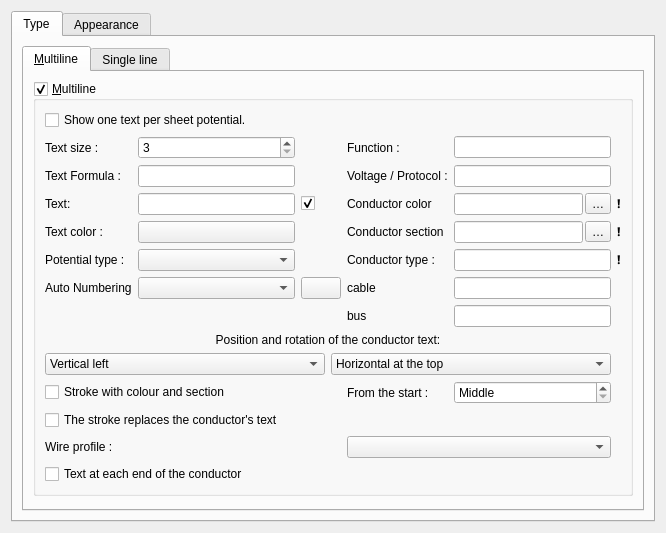
<?xml version="1.0" encoding="UTF-8"?>
<ui version="4.0">
 <class>ConductorPropertiesWidget</class>
 <widget class="QWidget" name="ConductorPropertiesWidget">
  <property name="geometry">
   <rect>
    <x>0</x>
    <y>0</y>
    <width>666</width>
    <height>418</height>
   </rect>
  </property>
  <property name="windowTitle">
   <string>Form</string>
  </property>
  <layout class="QGridLayout" name="gridLayout_9">
   <item row="0" column="0">
    <widget class="QTabWidget" name="tabWidget">
     <property name="currentIndex">
      <number>0</number>
     </property>
     <widget class="QWidget" name="type">
      <attribute name="title">
       <string>Type</string>
      </attribute>
      <layout class="QGridLayout" name="gridLayout_8">
       <item row="0" column="0">
        <widget class="QTabWidget" name="tabWidget_2">
         <property name="currentIndex">
          <number>0</number>
         </property>
         <widget class="QWidget" name="Multifilaire">
          <attribute name="title">
           <string>&amp;Multiline</string>
          </attribute>
          <layout class="QGridLayout" name="gridLayout_7">
           <item row="0" column="0">
            <widget class="QGroupBox" name="m_multiwires_gb">
             <property name="minimumSize">
              <size>
               <width>600</width>
               <height>0</height>
              </size>
             </property>
             <property name="title">
              <string>&amp;Multiline</string>
             </property>
             <property name="checkable">
              <bool>true</bool>
             </property>
             <property name="checked">
              <bool>true</bool>
             </property>
             <layout class="QGridLayout" name="gridLayout_3">
              <item row="5" column="0">
               <widget class="QLabel" name="m_potential_type_label">
                <property name="text">
                 <string>Potential type :</string>
                </property>
               </widget>
              </item>
              <item row="5" column="1">
               <widget class="QComboBox" name="m_potential_type_cb"/>
              </item>
              <item row="4" column="0">
               <widget class="QLabel" name="label_14">
                <property name="text">
                 <string>Text color :</string>
                </property>
               </widget>
              </item>
              <item row="3" column="3">
               <widget class="QLabel" name="label_4">
                <property name="text">
                 <string>Conductor color</string>
                </property>
               </widget>
              </item>
              <item row="6" column="1">
               <widget class="QComboBox" name="m_available_autonum_cb"/>
              </item>
              <item row="3" column="1">
               <widget class="QLineEdit" name="m_text_le">
                <property name="toolTip">
                 <string>Text</string>
                </property>
                <property name="clearButtonEnabled">
                 <bool>true</bool>
                </property>
               </widget>
              </item>
              <item row="2" column="3">
               <widget class="QLabel" name="label_9">
                <property name="text">
                 <string>Voltage / Protocol :</string>
                </property>
               </widget>
              </item>
              <item row="6" column="0">
               <widget class="QLabel" name="m_autonum_label">
                <property name="text">
                 <string>Auto Numbering</string>
                </property>
               </widget>
              </item>
              <item row="4" column="1">
               <widget class="KColorButton" name="m_text_color_kpb"/>
              </item>
              <item row="1" column="1">
               <widget class="QSpinBox" name="m_text_size_sb">
                <property name="toolTip">
                 <string>Text size</string>
                </property>
                <property name="wrapping">
                 <bool>false</bool>
                </property>
                <property name="buttonSymbols">
                 <enum>QAbstractSpinBox::UpDownArrows</enum>
                </property>
                <property name="prefix">
                 <string/>
                </property>
                <property name="minimum">
                 <number>3</number>
                </property>
                <property name="maximum">
                 <number>99</number>
                </property>
               </widget>
              </item>
              <item row="2" column="4">
               <widget class="QLineEdit" name="m_tension_protocol_le">
                <property name="clearButtonEnabled">
                 <bool>true</bool>
                </property>
               </widget>
              </item>
              <item row="4" column="3">
               <widget class="QLabel" name="label_5">
                <property name="text">
                 <string>Conductor section</string>
                </property>
               </widget>
              </item>
              <item row="5" column="3">
               <widget class="QLabel" name="m_conductor_type_label">
                <property name="text">
                 <string>Conductor type :</string>
                </property>
               </widget>
              </item>
              <item row="5" column="4">
               <widget class="QLineEdit" name="m_conductor_type_le"/>
              </item>
              <item row="3" column="5">
               <widget class="QLabel" name="m_wire_color_locked_info">
                <property name="text">
                 <string>❗</string>
                </property>
                <property name="visible">
                 <bool>false</bool>
                </property>
               </widget>
              </item>
              <item row="4" column="5">
               <widget class="QLabel" name="m_wire_section_locked_info">
                <property name="text">
                 <string>❗</string>
                </property>
                <property name="visible">
                 <bool>false</bool>
                </property>
               </widget>
              </item>
              <item row="5" column="5">
               <widget class="QLabel" name="m_conductor_type_locked_info">
                <property name="text">
                 <string>❗</string>
                </property>
                <property name="visible">
                 <bool>false</bool>
                </property>
               </widget>
              </item>
              <item row="3" column="2">
               <widget class="QCheckBox" name="m_show_text_cb">
                <property name="toolTip">
                 <string>Visible text</string>
                </property>
                <property name="text">
                 <string/>
                </property>
                <property name="checked">
                 <bool>true</bool>
                </property>
               </widget>
              </item>
              <item row="0" column="0" colspan="3">
               <widget class="QCheckBox" name="m_one_text_per_folio_cb">
                <property name="toolTip">
                 <string>Activate the option text by potential</string>
                </property>
                <property name="text">
                 <string>Show one text per sheet potential. </string>
                </property>
               </widget>
              </item>
              <item row="1" column="3">
               <widget class="QLabel" name="label_8">
                <property name="text">
                 <string>Function :</string>
                </property>
               </widget>
              </item>
              <item row="11" column="0" colspan="3">
               <widget class="QLabel" name="m_wire_profile_label">
                <property name="text">
                 <string>Wire profile :</string>
                </property>
               </widget>
              </item>
              <item row="11" column="3" colspan="2">
               <widget class="QComboBox" name="m_wire_profile_cb">
                <property name="toolTip">
                 <string>A standard wire of the project: it gives the colour and the section, and follows when the profile is changed.</string>
                </property>
               </widget>
              </item>
              <item row="12" column="0" colspan="5">
               <widget class="QCheckBox" name="m_end_labels_cb">
                <property name="toolTip">
                 <string>The conductor's text is also written at each end of the conductor, along its direction.</string>
                </property>
                <property name="text">
                 <string>Text at each end of the conductor</string>
                </property>
               </widget>
              </item>
              <item row="9" column="0" colspan="3">
               <widget class="QCheckBox" name="m_definition_mark_cb">
                <property name="toolTip">
                 <string>A slanted stroke across the conductor, with its colour above and its section below. Drag it along the conductor to move it.</string>
                </property>
                <property name="text">
                 <string>Stroke with colour and section</string>
                </property>
               </widget>
              </item>
              <item row="9" column="3">
               <widget class="QLabel" name="m_definition_mark_at_label">
                <property name="text">
                 <string>From the start :</string>
                </property>
               </widget>
              </item>
              <item row="9" column="4">
               <widget class="QSpinBox" name="m_definition_mark_at_sb">
                <property name="toolTip">
                 <string>Where the stroke stands, as a share of the conductor's length from its start. "Middle": the middle of its longest stretch.</string>
                </property>
                <property name="specialValueText">
                 <string>Middle</string>
                </property>
                <property name="suffix">
                 <string> %</string>
                </property>
                <property name="minimum">
                 <number>-1</number>
                </property>
                <property name="maximum">
                 <number>100</number>
                </property>
                <property name="singleStep">
                 <number>5</number>
                </property>
                <property name="value">
                 <number>-1</number>
                </property>
               </widget>
              </item>
              <item row="10" column="0" colspan="5">
               <widget class="QCheckBox" name="m_definition_mark_hides_text_cb">
                <property name="toolTip">
                 <string>With the stroke shown, the conductor's own text is hidden: the stroke already gives the colour and the section.</string>
                </property>
                <property name="text">
                 <string>The stroke replaces the conductor's text</string>
                </property>
               </widget>
              </item>
              <item row="8" column="0" colspan="5">
               <layout class="QGridLayout" name="m_text_angle_gl">
                <item row="1" column="0">
                 <widget class="QComboBox" name="m_verti_cb">
                  <item>
                   <property name="text">
                    <string>Vertical left</string>
                   </property>
                  </item>
                  <item>
                   <property name="text">
                    <string>Vertical right</string>
                   </property>
                  </item>
                 </widget>
                </item>
                <item row="0" column="0" colspan="2">
                 <widget class="QLabel" name="label_3">
                  <property name="text">
                   <string>Position and rotation of the conductor text:</string>
                  </property>
                  <property name="alignment">
                   <set>Qt::AlignHCenter|Qt::AlignTop</set>
                  </property>
                 </widget>
                </item>
                <item row="1" column="1">
                 <widget class="QComboBox" name="m_horiz_cb">
                  <item>
                   <property name="text">
                    <string>Horizontal at the top</string>
                   </property>
                  </item>
                  <item>
                   <property name="text">
                    <string>Horizontal down</string>
                   </property>
                  </item>
                 </widget>
                </item>
               </layout>
              </item>
              <item row="7" column="0" colspan="2">
               <layout class="QVBoxLayout" name="m_autonum_layout"/>
              </item>
              <item row="3" column="0">
               <widget class="QLabel" name="label">
                <property name="text">
                 <string>Text:</string>
                </property>
               </widget>
              </item>
              <item row="3" column="4">
               <layout class="QHBoxLayout" name="m_wire_color_hl">
                <property name="spacing">
                 <number>2</number>
                </property>
                <item>
                 <widget class="QLineEdit" name="m_wire_color_le"/>
                </item>
                <item>
                 <widget class="QToolButton" name="m_wire_color_codes_tb">
                  <property name="toolTip">
                   <string>IEC 60757 colour codes</string>
                  </property>
                  <property name="text">
                   <string>…</string>
                  </property>
                  <property name="popupMode">
                   <enum>QToolButton::InstantPopup</enum>
                  </property>
                 </widget>
                </item>
               </layout>
              </item>
              <item row="1" column="0">
               <widget class="QLabel" name="label_2">
                <property name="text">
                 <string>Text size :</string>
                </property>
               </widget>
              </item>
              <item row="6" column="2">
               <widget class="QPushButton" name="m_edit_autonum_pb">
                <property name="toolTip">
                 <string>Edit numbering</string>
                </property>
                <property name="text">
                 <string/>
                </property>
                <property name="icon">
                 <iconset theme="configure"/>
                </property>
               </widget>
              </item>
              <item row="1" column="4">
               <widget class="QLineEdit" name="m_function_le">
                <property name="clearButtonEnabled">
                 <bool>true</bool>
                </property>
               </widget>
              </item>
              <item row="4" column="4">
               <layout class="QHBoxLayout" name="m_wire_section_hl">
                <property name="spacing">
                 <number>2</number>
                </property>
                <item>
                 <widget class="QLineEdit" name="m_wire_section_le"/>
                </item>
                <item>
                 <widget class="QToolButton" name="m_wire_section_values_tb">
                  <property name="toolTip">
                   <string>Standard sections</string>
                  </property>
                  <property name="text">
                   <string>…</string>
                  </property>
                  <property name="popupMode">
                   <enum>QToolButton::InstantPopup</enum>
                  </property>
                 </widget>
                </item>
               </layout>
              </item>
              <item row="2" column="0">
               <widget class="QLabel" name="label_11">
                <property name="text">
                 <string>Text Formula :</string>
                </property>
               </widget>
              </item>
              <item row="2" column="1">
               <widget class="QLineEdit" name="m_formula_le"/>
              </item>
              <item row="6" column="3">
               <widget class="QLabel" name="label_15">
                <property name="text">
                 <string>cable</string>
                </property>
               </widget>
              </item>
              <item row="6" column="4">
               <widget class="QLineEdit" name="m_cable_le"/>
              </item>
              <item row="7" column="3">
               <widget class="QLabel" name="label_16">
                <property name="text">
                 <string>bus</string>
                </property>
               </widget>
              </item>
              <item row="7" column="4">
               <widget class="QLineEdit" name="m_bus_le"/>
              </item>
             </layout>
            </widget>
           </item>
           <item row="1" column="0">
            <spacer name="verticalSpacer_2">
             <property name="orientation">
              <enum>Qt::Vertical</enum>
             </property>
             <property name="sizeHint" stdset="0">
              <size>
               <width>20</width>
               <height>40</height>
              </size>
             </property>
            </spacer>
           </item>
          </layout>
         </widget>
         <widget class="QWidget" name="Unifilaire">
          <attribute name="title">
           <string>Single line</string>
          </attribute>
          <layout class="QGridLayout" name="gridLayout_5">
           <item row="0" column="0">
            <widget class="QGroupBox" name="m_singlewire_gb">
             <property name="maximumSize">
              <size>
               <width>450</width>
               <height>16777215</height>
              </size>
             </property>
             <property name="title">
              <string>Single line</string>
             </property>
             <property name="flat">
              <bool>false</bool>
             </property>
             <property name="checkable">
              <bool>true</bool>
             </property>
             <property name="checked">
              <bool>false</bool>
             </property>
             <layout class="QHBoxLayout" name="horizontalLayout">
              <item>
               <layout class="QGridLayout" name="gridLayout">
                <item row="0" column="0" rowspan="3">
                 <widget class="QLabel" name="m_preview_label">
                  <property name="text">
                   <string>TextLabel</string>
                  </property>
                  <property name="alignment">
                   <set>Qt::AlignCenter</set>
                  </property>
                 </widget>
                </item>
                <item row="2" column="3">
                 <widget class="QSpinBox" name="m_phase_sb">
                  <property name="toolTip">
                   <string>Number of phase</string>
                  </property>
                  <property name="minimum">
                   <number>1</number>
                  </property>
                  <property name="maximum">
                   <number>3</number>
                  </property>
                 </widget>
                </item>
                <item row="0" column="2">
                 <widget class="QPushButton" name="m_update_preview_pb">
                  <property name="text">
                   <string/>
                  </property>
                 </widget>
                </item>
                <item row="1" column="1">
                 <widget class="QCheckBox" name="m_neutral_cb">
                  <property name="toolTip">
                   <string>Neutral</string>
                  </property>
                  <property name="text">
                   <string>neutral</string>
                  </property>
                  <property name="icon">
                   <iconset theme="neutral"/>
                  </property>
                 </widget>
                </item>
                <item row="0" column="1">
                 <widget class="QCheckBox" name="m_earth_cb">
                  <property name="toolTip">
                   <string>Ground</string>
                  </property>
                  <property name="text">
                   <string>ground</string>
                  </property>
                  <property name="icon">
                   <iconset theme="ground"/>
                  </property>
                 </widget>
                </item>
                <item row="2" column="1">
                 <widget class="QCheckBox" name="m_phase_cb">
                  <property name="toolTip">
                   <string>Phase</string>
                  </property>
                  <property name="text">
                   <string>phase</string>
                  </property>
                  <property name="icon">
                   <iconset theme="phase"/>
                  </property>
                 </widget>
                </item>
                <item row="2" column="2">
                 <widget class="QSlider" name="m_phase_slider">
                  <property name="sizePolicy">
                   <sizepolicy hsizetype="Minimum" vsizetype="Fixed">
                    <horstretch>0</horstretch>
                    <verstretch>0</verstretch>
                   </sizepolicy>
                  </property>
                  <property name="toolTip">
                   <string>Number of phase</string>
                  </property>
                  <property name="minimum">
                   <number>1</number>
                  </property>
                  <property name="maximum">
                   <number>3</number>
                  </property>
                  <property name="orientation">
                   <enum>Qt::Horizontal</enum>
                  </property>
                 </widget>
                </item>
                <item row="1" column="2">
                 <widget class="QCheckBox" name="m_pen_cb">
                  <property name="toolTip">
                   <string>Protective Earth Neutral</string>
                  </property>
                  <property name="text">
                   <string>PEN</string>
                  </property>
                 </widget>
                </item>
               </layout>
              </item>
             </layout>
            </widget>
           </item>
           <item row="1" column="0">
            <spacer name="verticalSpacer_3">
             <property name="orientation">
              <enum>Qt::Vertical</enum>
             </property>
             <property name="sizeHint" stdset="0">
              <size>
               <width>20</width>
               <height>40</height>
              </size>
             </property>
            </spacer>
           </item>
          </layout>
         </widget>
        </widget>
       </item>
      </layout>
     </widget>
     <widget class="QWidget" name="appearance">
      <attribute name="title">
       <string>Appearance</string>
      </attribute>
      <layout class="QGridLayout" name="gridLayout_4">
       <item row="0" column="1">
        <widget class="KColorButton" name="m_color_kpb"/>
       </item>
       <item row="2" column="0">
        <widget class="QLabel" name="label_10">
         <property name="text">
          <string>Size :</string>
         </property>
        </widget>
       </item>
       <item row="5" column="1">
        <spacer name="verticalSpacer">
         <property name="orientation">
          <enum>Qt::Vertical</enum>
         </property>
         <property name="sizeHint" stdset="0">
          <size>
           <width>20</width>
           <height>40</height>
          </size>
         </property>
        </spacer>
       </item>
       <item row="1" column="0">
        <widget class="QLabel" name="label_7">
         <property name="toolTip">
          <string>Conductor style</string>
         </property>
         <property name="text">
          <string>Style:</string>
         </property>
        </widget>
       </item>
       <item row="3" column="0" colspan="2">
        <widget class="QGroupBox" name="m_custom_dash_gb">
         <property name="title">
          <string>Custom dash pattern</string>
         </property>
         <property name="flat">
          <bool>true</bool>
         </property>
         <property name="checkable">
          <bool>true</bool>
         </property>
         <property name="checked">
          <bool>false</bool>
         </property>
         <layout class="QGridLayout" name="gridLayout_dash">
          <item row="0" column="0">
           <widget class="QLabel" name="m_pattern_dash_label">
            <property name="text">
             <string>Dash length :</string>
            </property>
           </widget>
          </item>
          <item row="0" column="1">
           <widget class="QDoubleSpinBox" name="m_pattern_dash_sb">
            <property name="suffix">
             <string> du</string>
            </property>
            <property name="minimum">
             <double>0.100000000000000</double>
            </property>
            <property name="maximum">
             <double>1000.000000000000000</double>
            </property>
            <property name="singleStep">
             <double>0.500000000000000</double>
            </property>
            <property name="value">
             <double>6.000000000000000</double>
            </property>
           </widget>
          </item>
          <item row="1" column="0">
           <widget class="QLabel" name="m_pattern_gap_label">
            <property name="text">
             <string>Gap after dash :</string>
            </property>
           </widget>
          </item>
          <item row="1" column="1">
           <widget class="QDoubleSpinBox" name="m_pattern_gap_sb">
            <property name="suffix">
             <string> du</string>
            </property>
            <property name="minimum">
             <double>0.100000000000000</double>
            </property>
            <property name="maximum">
             <double>1000.000000000000000</double>
            </property>
            <property name="singleStep">
             <double>0.500000000000000</double>
            </property>
            <property name="value">
             <double>4.000000000000000</double>
            </property>
           </widget>
          </item>
          <item row="2" column="0">
           <widget class="QLabel" name="m_pattern_dot_label">
            <property name="text">
             <string>Dot length :</string>
            </property>
           </widget>
          </item>
          <item row="2" column="1">
           <widget class="QDoubleSpinBox" name="m_pattern_dot_sb">
            <property name="suffix">
             <string> du</string>
            </property>
            <property name="minimum">
             <double>0.100000000000000</double>
            </property>
            <property name="maximum">
             <double>1000.000000000000000</double>
            </property>
            <property name="singleStep">
             <double>0.500000000000000</double>
            </property>
            <property name="value">
             <double>1.000000000000000</double>
            </property>
           </widget>
          </item>
          <item row="3" column="0">
           <widget class="QLabel" name="m_pattern_dot_gap_label">
            <property name="text">
             <string>Gap after dot :</string>
            </property>
           </widget>
          </item>
          <item row="3" column="1">
           <widget class="QDoubleSpinBox" name="m_pattern_dot_gap_sb">
            <property name="suffix">
             <string> du</string>
            </property>
            <property name="minimum">
             <double>0.100000000000000</double>
            </property>
            <property name="maximum">
             <double>1000.000000000000000</double>
            </property>
            <property name="singleStep">
             <double>0.500000000000000</double>
            </property>
            <property name="value">
             <double>4.000000000000000</double>
            </property>
           </widget>
          </item>
          <item row="4" column="0" colspan="2">
           <widget class="QLabel" name="m_pattern_units_label">
            <property name="text">
             <string>Drawing units, independent of the line size. Scaling the page scales the pattern.</string>
            </property>
            <property name="wordWrap">
             <bool>true</bool>
            </property>
           </widget>
          </item>
          <item row="5" column="0" colspan="2">
           <widget class="QLabel" name="m_pattern_preview_label">
            <property name="minimumSize">
             <size>
              <width>280</width>
              <height>36</height>
             </size>
            </property>
            <property name="alignment">
             <set>Qt::AlignCenter</set>
            </property>
           </widget>
          </item>
         </layout>
        </widget>
       </item>
       <item row="4" column="0" colspan="2">
        <widget class="QGroupBox" name="m_color_2_gb">
         <property name="title">
          <string>Secondary color :</string>
         </property>
         <property name="flat">
          <bool>true</bool>
         </property>
         <property name="checkable">
          <bool>true</bool>
         </property>
         <property name="checked">
          <bool>false</bool>
         </property>
         <layout class="QGridLayout" name="gridLayout_2">
          <item row="1" column="0">
           <widget class="QLabel" name="label_13">
            <property name="text">
             <string>Line size :</string>
            </property>
           </widget>
          </item>
          <item row="1" column="1">
           <widget class="QSpinBox" name="m_dash_size_sb">
            <property name="suffix">
             <string>px</string>
            </property>
            <property name="minimum">
             <number>2</number>
            </property>
           </widget>
          </item>
          <item row="0" column="0">
           <widget class="QLabel" name="label_12">
            <property name="text">
             <string>Color:</string>
            </property>
           </widget>
          </item>
          <item row="0" column="1">
           <widget class="KColorButton" name="m_color_2_kpb"/>
          </item>
         </layout>
        </widget>
       </item>
       <item row="2" column="1">
        <widget class="QDoubleSpinBox" name="m_cond_size_sb">
         <property name="minimum">
          <double>0.400000000000000</double>
         </property>
         <property name="maximum">
          <double>20.000000000000000</double>
         </property>
         <property name="singleStep">
          <double>0.200000000000000</double>
         </property>
         <property name="value">
          <double>1.000000000000000</double>
         </property>
        </widget>
       </item>
       <item row="1" column="1">
        <widget class="QComboBox" name="m_line_style_cb">
         <property name="toolTip">
          <string>Conductor style</string>
         </property>
        </widget>
       </item>
       <item row="0" column="0">
        <widget class="QLabel" name="label_6">
         <property name="toolTip">
          <string>Conductor color</string>
         </property>
         <property name="text">
          <string>Color:</string>
         </property>
        </widget>
       </item>
      </layout>
     </widget>
    </widget>
   </item>
  </layout>
 </widget>
 <customwidgets>
  <customwidget>
   <class>KColorButton</class>
   <extends>QPushButton</extends>
   <header>kcolorbutton.h</header>
  </customwidget>
 </customwidgets>
 <tabstops>
  <tabstop>tabWidget</tabstop>
  <tabstop>tabWidget_2</tabstop>
  <tabstop>m_multiwires_gb</tabstop>
  <tabstop>m_one_text_per_folio_cb</tabstop>
  <tabstop>m_text_size_sb</tabstop>
  <tabstop>m_formula_le</tabstop>
  <tabstop>m_text_le</tabstop>
  <tabstop>m_show_text_cb</tabstop>
  <tabstop>m_text_color_kpb</tabstop>
  <tabstop>m_available_autonum_cb</tabstop>
  <tabstop>m_edit_autonum_pb</tabstop>
  <tabstop>m_function_le</tabstop>
  <tabstop>m_tension_protocol_le</tabstop>
  <tabstop>m_wire_color_le</tabstop>
  <tabstop>m_wire_color_codes_tb</tabstop>
  <tabstop>m_wire_section_le</tabstop>
  <tabstop>m_wire_section_values_tb</tabstop>
  <tabstop>m_cable_le</tabstop>
  <tabstop>m_bus_le</tabstop>
  <tabstop>m_verti_cb</tabstop>
  <tabstop>m_horiz_cb</tabstop>
  <tabstop>m_singlewire_gb</tabstop>
  <tabstop>m_phase_sb</tabstop>
  <tabstop>m_update_preview_pb</tabstop>
  <tabstop>m_neutral_cb</tabstop>
  <tabstop>m_earth_cb</tabstop>
  <tabstop>m_phase_cb</tabstop>
  <tabstop>m_phase_slider</tabstop>
  <tabstop>m_pen_cb</tabstop>
  <tabstop>m_color_kpb</tabstop>
  <tabstop>m_color_2_gb</tabstop>
  <tabstop>m_dash_size_sb</tabstop>
  <tabstop>m_color_2_kpb</tabstop>
  <tabstop>m_cond_size_sb</tabstop>
  <tabstop>m_line_style_cb</tabstop>
 </tabstops>
 <resources>
  <include location="../../qelectrotech.qrc"/>
 </resources>
 <connections>
  <connection>
   <sender>m_phase_slider</sender>
   <signal>valueChanged(int)</signal>
   <receiver>m_phase_sb</receiver>
   <slot>setValue(int)</slot>
   <hints>
    <hint type="sourcelabel">
     <x>238</x>
     <y>324</y>
    </hint>
    <hint type="destinationlabel">
     <x>337</x>
     <y>332</y>
    </hint>
   </hints>
  </connection>
  <connection>
   <sender>m_phase_sb</sender>
   <signal>valueChanged(int)</signal>
   <receiver>m_phase_slider</receiver>
   <slot>setValue(int)</slot>
   <hints>
    <hint type="sourcelabel">
     <x>356</x>
     <y>322</y>
    </hint>
    <hint type="destinationlabel">
     <x>207</x>
     <y>325</y>
    </hint>
   </hints>
  </connection>
  <connection>
   <sender>m_phase_cb</sender>
   <signal>toggled(bool)</signal>
   <receiver>m_phase_slider</receiver>
   <slot>setEnabled(bool)</slot>
   <hints>
    <hint type="sourcelabel">
     <x>152</x>
     <y>328</y>
    </hint>
    <hint type="destinationlabel">
     <x>208</x>
     <y>329</y>
    </hint>
   </hints>
  </connection>
  <connection>
   <sender>m_phase_cb</sender>
   <signal>toggled(bool)</signal>
   <receiver>m_phase_sb</receiver>
   <slot>setEnabled(bool)</slot>
   <hints>
    <hint type="sourcelabel">
     <x>106</x>
     <y>326</y>
    </hint>
    <hint type="destinationlabel">
     <x>338</x>
     <y>323</y>
    </hint>
   </hints>
  </connection>
  <connection>
   <sender>m_earth_cb</sender>
   <signal>clicked()</signal>
   <receiver>m_update_preview_pb</receiver>
   <slot>click()</slot>
   <hints>
    <hint type="sourcelabel">
     <x>142</x>
     <y>249</y>
    </hint>
    <hint type="destinationlabel">
     <x>228</x>
     <y>249</y>
    </hint>
   </hints>
  </connection>
  <connection>
   <sender>m_neutral_cb</sender>
   <signal>clicked()</signal>
   <receiver>m_update_preview_pb</receiver>
   <slot>click()</slot>
   <hints>
    <hint type="sourcelabel">
     <x>158</x>
     <y>304</y>
    </hint>
    <hint type="destinationlabel">
     <x>269</x>
     <y>246</y>
    </hint>
   </hints>
  </connection>
  <connection>
   <sender>m_phase_cb</sender>
   <signal>clicked()</signal>
   <receiver>m_update_preview_pb</receiver>
   <slot>click()</slot>
   <hints>
    <hint type="sourcelabel">
     <x>126</x>
     <y>340</y>
    </hint>
    <hint type="destinationlabel">
     <x>254</x>
     <y>248</y>
    </hint>
   </hints>
  </connection>
  <connection>
   <sender>m_pen_cb</sender>
   <signal>clicked()</signal>
   <receiver>m_update_preview_pb</receiver>
   <slot>click()</slot>
   <hints>
    <hint type="sourcelabel">
     <x>222</x>
     <y>276</y>
    </hint>
    <hint type="destinationlabel">
     <x>242</x>
     <y>245</y>
    </hint>
   </hints>
  </connection>
  <connection>
   <sender>m_phase_sb</sender>
   <signal>valueChanged(int)</signal>
   <receiver>m_update_preview_pb</receiver>
   <slot>click()</slot>
   <hints>
    <hint type="sourcelabel">
     <x>357</x>
     <y>340</y>
    </hint>
    <hint type="destinationlabel">
     <x>305</x>
     <y>248</y>
    </hint>
   </hints>
  </connection>
 </connections>
</ui>
